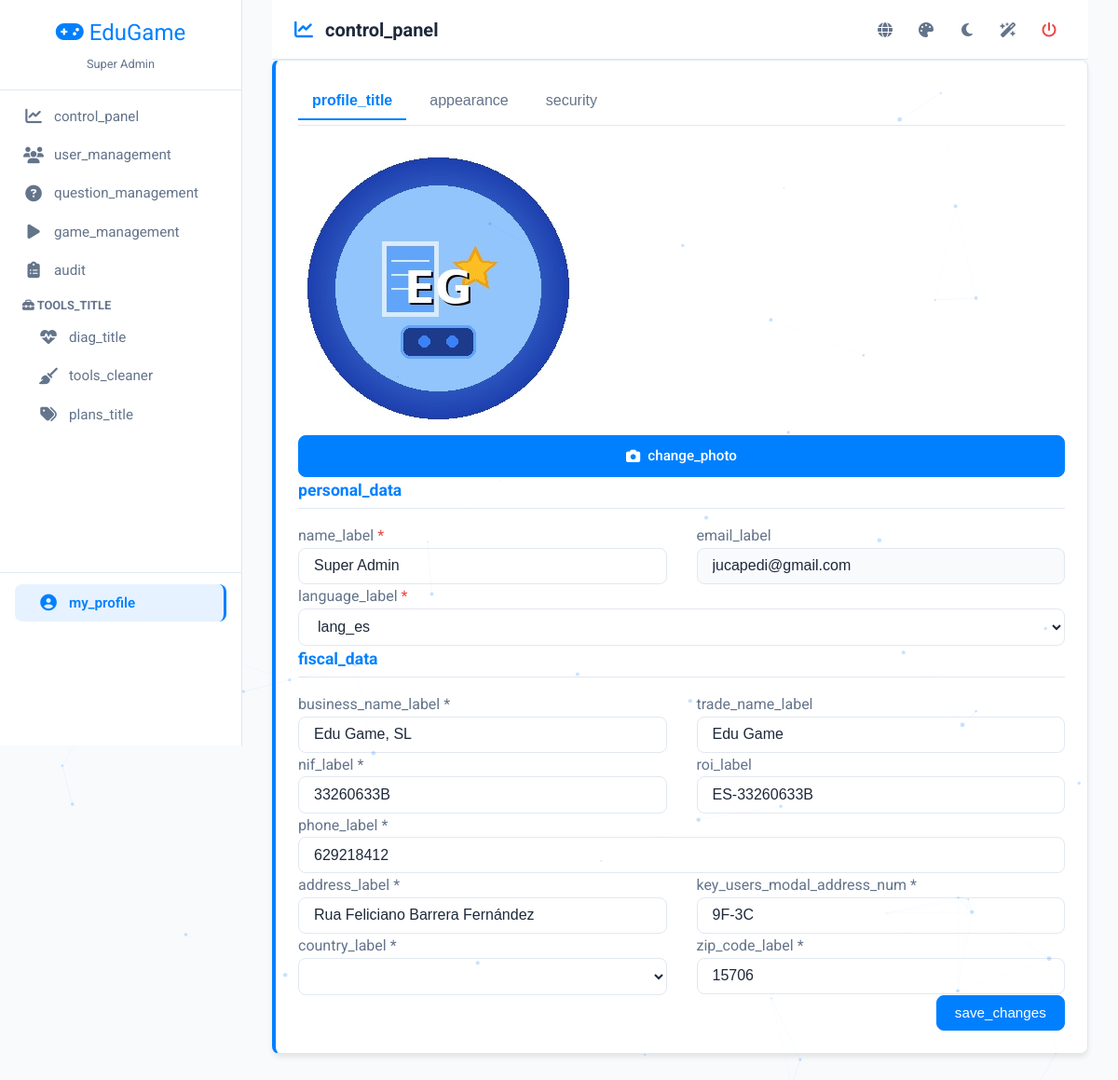
Before: /perfil (signed in) with the older database file.
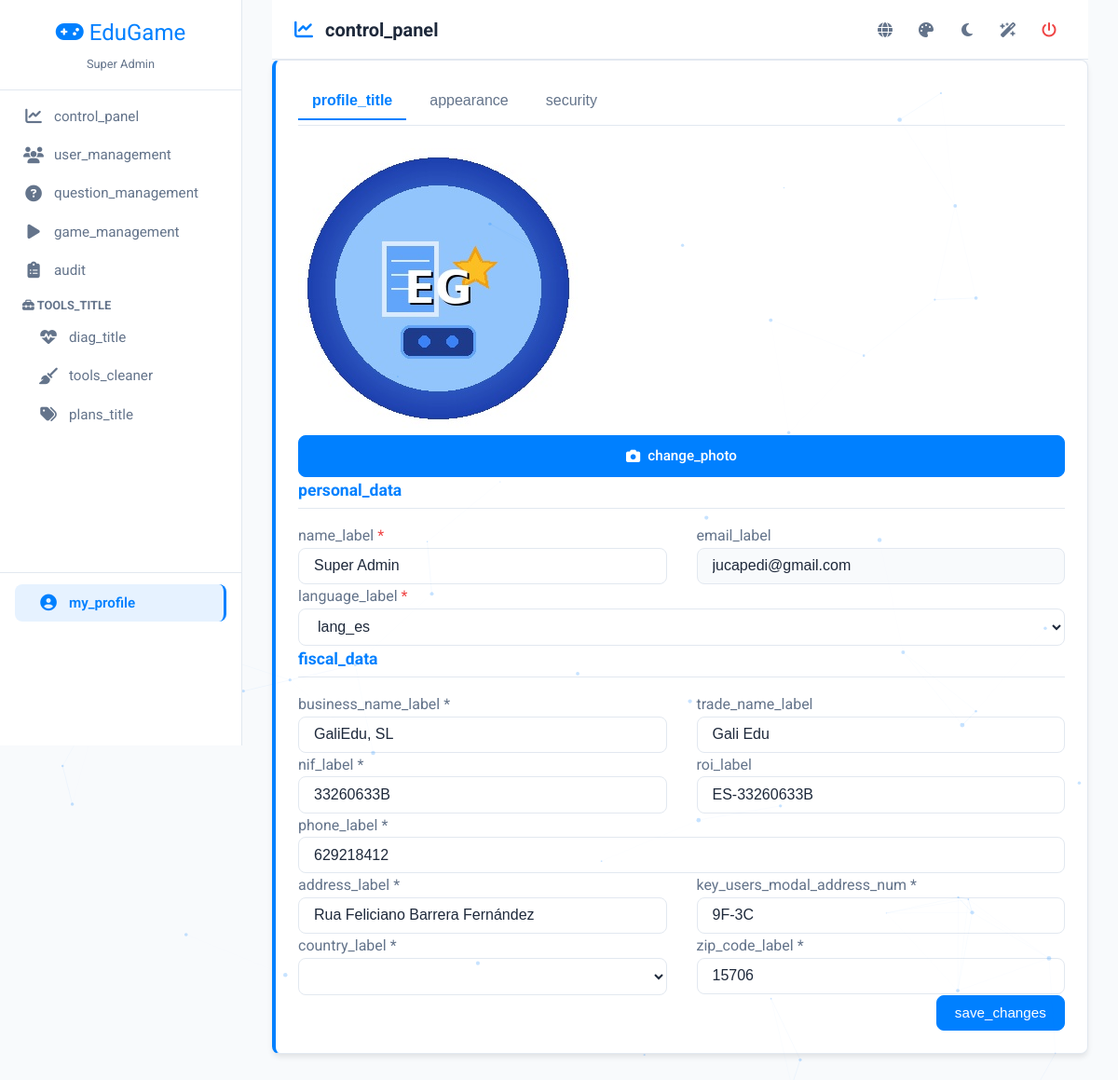
After: the same page with the newer database file.
### tables this page shows
CREATE TABLE `datos_fiscales` (
  `id_datos` int(11) NOT NULL,
  `id_usuario` int(11) NOT NULL,
  `razon_social` varchar(50) DEFAULT NULL,
  `nombre_negocio` varchar(50) DEFAULT NULL,
  `nif` varchar(20) DEFAULT NULL,
  `telefono` varchar(20) DEFAULT NULL,
  `roi` varchar(50) DEFAULT NULL,
  `direccion_numero` text DEFAULT NULL,
  `cp` varchar(10) DEFAULT NULL,
  `id_pais` char(2) DEFAULT NULL,
  `id_provincia` int(10) UNSIGNED DEFAULT NULL,
  `id_ciudad` bigint(20) DEFAULT NULL,
  `direccion` text DEFAULT NULL
);

CREATE TABLE `usuarios` (
  `id_usuario` int(11) NOT NULL,
  `nombre` varchar(50) NOT NULL,
  `correo` varchar(50) NOT NULL,
  `foto_perfil` varchar(255) DEFAULT NULL,
  `contrasena` varchar(255) NOT NULL,
  `id_rol` int(11) NOT NULL,
  `id_plan` int(11) DEFAULT 1,
  `id_padre` int(11) DEFAULT NULL COMMENT 'Para profesores de academia (id_padre = id_academia)',
  `idioma_pref` varchar(5) DEFAULT 'es' COMMENT 'Preferencia de interfaz',
  `activo` tinyint(1) DEFAULT 1 COMMENT '1=Activo, 0=Bloqueado por Superadmin',
  `creado_en` timestamp NULL DEFAULT current_timestamp(),
  `reset_token` varchar(64) DEFAULT NULL,
  `reset_expires` datetime DEFAULT NULL,
  `tema_pref` varchar(10) DEFAULT '210',
  `nick` varchar(50) DEFAULT NULL,
  `avatar_id` int(11) DEFAULT 1,
  `fecha_eliminacion` datetime DEFAULT NULL,
  `config_visual` longtext DEFAULT NULL CHECK (json_valid(`config_visual`)),
  `mostrar_branding` tinyint(1) DEFAULT 1
);

### views/perfil.php (the view, shortened to what this page needs)
<?php
$db = (new Database())->getConnection();
$uid = $_SESSION['user_id'];
$urole = $_SESSION['user_role'];
$sql = "SELECT u.*, df.razon_social, df.nombre_negocio, df.nif, df.roi, df.telefono, df.direccion, df.direccion_numero, df.cp, df.id_pais, df.id_provincia, df.id_ciudad FROM usuarios u LEFT JOIN datos_fiscales df ON u.id_usuario = df.id_usuario WHERE u.id_usuario = ?";
$stmt = $db->prepare($sql);
$stmt->execute([$uid]);
$user = $stmt->fetch(PDO::FETCH_ASSOC) ?: [];
?>
<div class="card">
    <div class="tabs-header">
        <button class="tab-btn active" onclick="openTab('edit-profile', this)"><?php echo __('profile_title'); ?></button>
        <button class="tab-btn" onclick="openTab('appearance', this)"><?php echo __('appearance'); ?></button>
        <button class="tab-btn" onclick="openTab('change-pass', this)"><?php echo __('security'); ?></button>
    </div>
    <div id="edit-profile" class="tab-content active">
        <form id="profileForm" enctype="multipart/form-data">
            <div class="profile-layout">
                <div class="avatar-section">
                    <img id="avatar-preview" class="avatar-img" src="<?php echo !empty($user['foto_perfil']) ? $user['foto_perfil'] . '?t=' . time() : 'assets/img/default-avatar.png'; ?>">
                    <?php if ($urole != 6): ?>
                        <div style="width: 100%;">
                            <label for="avatar_file" class="btn-primary" style="width:100%; cursor:pointer;">
                                <i class="fa-solid fa-camera"></i> <?php echo __('change_photo'); ?>
                            </label>
                        </div>
                    <?php endif; ?>
                </div>
                <div>
                    <h3 class="modal-section-title"><?php echo __('personal_data'); ?></h3>
                    <div class="modal-form-grid">
                        <div class="mb-4">
                            <label class="block text-muted mb-2"><?php echo __('name_label'); ?> <span class="text-danger">*</span></label>
                            <input type="text" name="nombre" class="form-control" value="<?php echo htmlspecialchars($user['nombre'] ?? ''); ?>" <?php echo $urole == 6 ? 'readonly style="background:var(--bg-body); cursor:not-allowed;"' : 'required'; ?>>
                        </div>
                        <div class="mb-4">
                            <label class="block text-muted mb-2"><?php echo __('email_label'); ?></label>
                            <input type="email" class="form-control" value="<?php echo htmlspecialchars($user['correo'] ?? ''); ?>" disabled style="background:var(--bg-body);">
                        </div>
                    </div>
                    <div class="mb-4">
                        <label class="block text-muted mb-2"><?php echo __('language_label'); ?> <span class="text-danger">*</span></label>
                        <select name="idioma_pref" class="form-control" required>
                            <option value="es" <?php echo ($user['idioma_pref'] ?? 'es') == 'es' ? 'selected' : ''; ?>><?php echo __('lang_es'); ?></option>
                        </select>
                    </div>
                    <?php if ($urole != 6): ?>
                        <h3 class="modal-section-title mt-4"><?php echo __('fiscal_data'); ?></h3>
                        <div class="modal-form-grid">
                            <div class="mb-4"><label class="block text-muted mb-2"><?php echo __('business_name_label'); ?> *</label><input type="text" name="razon_social" class="form-control" value="<?php echo htmlspecialchars($user['razon_social'] ?? ''); ?>" required></div>
                            <div class="mb-4"><label class="block text-muted mb-2"><?php echo __('trade_name_label'); ?></label><input type="text" name="nombre_negocio" class="form-control" value="<?php echo htmlspecialchars($user['nombre_negocio'] ?? ''); ?>"></div>
                        </div>
                        <div class="modal-form-grid">
                            <div class="mb-4"><label class="block text-muted mb-2"><?php echo __('nif_label'); ?> *</label><input type="text" name="nif" id="inputNif" class="form-control" value="<?php echo htmlspecialchars($user['nif'] ?? ''); ?>" style="text-transform:uppercase;" onblur="validateNifVisual(this)" required></div>
                            <div class="mb-4"><label class="block text-muted mb-2"><?php echo __('roi_label'); ?></label><input type="text" name="roi" class="form-control" value="<?php echo htmlspecialchars($user['roi'] ?? ''); ?>" style="text-transform:uppercase;"></div>
                        </div>
                        <div class="mb-4"><label class="block text-muted mb-2"><?php echo __('phone_label'); ?> *</label><input type="tel" name="telefono" class="form-control" value="<?php echo htmlspecialchars($user['telefono'] ?? ''); ?>" required></div>
                        <div class="modal-form-grid">
                            <div class="mb-4"><label class="block text-muted mb-2"><?php echo __('address_label'); ?> *</label><input type="text" name="direccion" class="form-control" value="<?php echo htmlspecialchars($user['direccion'] ?? ''); ?>" required></div>
                            <div class="mb-4"><label class="block text-muted mb-2"><?php echo __('key_users_modal_address_num'); ?> *</label><input type="text" name="direccion_numero" class="form-control" value="<?php echo htmlspecialchars($user['direccion_numero'] ?? ''); ?>" required></div>
                        </div>
                        <div class="modal-form-grid">
                            <div class="mb-4"><label class="block text-muted mb-2"><?php echo __('country_label'); ?> *</label><select name="id_pais" id="selectPais" class="form-control" onchange="toggleAddressFields()" required></select></div>
                            <div class="mb-4"><label class="block text-muted mb-2"><?php echo __('zip_code_label'); ?> *</label><input type="text" name="cp" class="form-control" value="<?php echo htmlspecialchars($user['cp'] ?? ''); ?>" required></div>
                        </div>
                        <div class="text-right mt-4"><button type="submit" class="btn-primary"><?php echo __('save_changes'); ?></button></div>
                    <?php else: ?>
                        <div class="text-right mt-4"><button type="submit" class="btn-primary">Guardar Idioma</button></div>
                    <?php endif; ?>
                </div>
            </div>
        </form>
    </div>
</div>

### index.php (shortened to what this page needs)
<?php
$view = $_GET['view'] ?? 'dashboard';
if (!isset($_GET['view'])) {
    $request_uri = strtok($_SERVER['REQUEST_URI'], '?');
    $script_name = $_SERVER['SCRIPT_NAME'];
    $base_path = str_replace('/index.php', '', $script_name);
    $route = str_replace($base_path, '', $request_uri);
    $clean_route = trim($route, '/');
    if ($clean_route && $clean_route !== 'index.php') {
        $view = $clean_route;
    }
}
$current_lang = $_SESSION['lang'] ?? 'es';
$trans_file = __DIR__ . "/locales/i18n.{$current_lang}.json";
$translations = file_exists($trans_file) ? json_decode(file_get_contents($trans_file), true) : [];
function __($key) { global $translations; return $translations[$key] ?? $key; }
$isCleanView = ($view === 'proyector');
?>
<!DOCTYPE html>
<html lang="<?php echo $current_lang; ?>">
<head>
    <link rel="stylesheet" href="https://cdnjs.cloudflare.com/ajax/libs/font-awesome/6.4.0/css/all.min.css">
    <link rel="stylesheet" href="assets/css/style.css?v=2.3">
</head>
<body>
    <?php if (!$isCleanView) include 'includes/sidebar.php'; ?>
    <main class="<?php echo $isCleanView ? '' : 'main-content'; ?>">
        <?php if (!$isCleanView) include 'includes/header.php'; ?>
        <div class="content-scroll-area">
            <?php
            $file = "views/{$view}.php";
            if (file_exists($file)) include $file;
            else echo "<div class='card'><h2>Error 404</h2><p>Vista no encontrada.</p></div>";
            ?>
        </div>
    </main>
</body>
</html>

### includes/sidebar.php (shortened to what this page needs)
<?php
$role = $_SESSION['user_role'] ?? 0;
function isActive($viewName) {
    global $view;
    return $view === $viewName ? 'active' : '';
}
?>
<aside class="sidebar" id="sidebar" style="display: flex; flex-direction: column; height: 100vh;">
    <div class="sidebar-header" style="text-align: center; border-bottom: 1px solid var(--border-color); flex-shrink: 0;">
        <h2 style="color: var(--primary); font-size: 1.5rem; margin: 0;">
            <i class="fa-solid fa-gamepad"></i> EduGame
        </h2>
        <div style="font-size: 0.8rem; color: var(--text-muted); margin-top: 5px;">
            <?php echo $_SESSION['user_name'] ?? 'Usuario'; ?>
        </div>
    </div>
    <nav id="sidebar-nav" style="flex: 1; padding: 0.5rem 0;">
        <a href="panel-de-control" class="nav-item <?php echo isActive('panel-de-control'); ?>">
            <i class="fa-solid fa-chart-line"></i>
            <?php echo __('control_panel'); ?>
        </a>
        <?php if (in_array($role, [1, 2])): ?>
        <a href="usuarios" class="nav-item <?php echo isActive('usuarios'); ?>">
            <i class="fa-solid fa-users"></i>
            <?php echo ($role == 1) ? __('user_management') : __('user_management'); ?>
        </a>
        <?php endif; ?>
        <?php if ($role != 6):  ?>
        <a href="preguntas" class="nav-item <?php echo isActive('preguntas'); ?>">
            <i class="fa-solid fa-circle-question"></i>
            <?php echo __('question_management'); ?>
        </a>
        <?php endif; ?>
        <a href="partidas" class="nav-item <?php echo isActive('partidas'); ?>">
            <i class="fa-solid fa-play"></i>
            <?php echo ($role == 6) ? 'Mi Historial' : __('game_management'); ?>
        </a>
        <?php if ($role != 6):  ?>
        <a href="auditoria" class="nav-item <?php echo isActive('auditoria'); ?>">
            <i class="fa-solid fa-clipboard-list"></i>
            <?php echo __('audit'); ?>
        </a>
        <?php endif; ?>
        <?php if (in_array($role, [1, 2, 4])):  ?>
        <div class="nav-group-label" style="padding-left: 1.5rem; font-size: 0.8rem; text-transform: uppercase; color: var(--text-muted); font-weight: bold;">
            <i class="fa-solid fa-toolbox"></i>
            <?php echo __('tools_title'); ?>
        </div>
        <a href="diagnostico" class="nav-item <?php echo isActive('diagnostico'); ?>" style="padding-left: 2.5rem;">
            <i class="fa-solid fa-heart-pulse"></i>
            <?php echo __('diag_title'); ?>
        </a>
        <?php if ($role == 1): ?>
        <a href="limpieza" class="nav-item <?php echo isActive('limpieza'); ?>" style="padding-left: 2.5rem;">
            <i class="fa-solid fa-broom"></i>
            <?php echo __('tools_cleaner'); ?>
        </a>
		<a href="planes" class="nav-item <?php echo isActive('planes'); ?>" style="padding-left: 2.5rem;">
            <i class="fa-solid fa-tags"></i>
            <?php echo __('plans_title'); ?>
        </a>
        <?php endif; ?>
        <?php endif; ?>
    </nav>
    <div class="sidebar-footer" style="border-top: 1px solid var(--border-color); flex-shrink: 0;">
        <a href="perfil" class="nav-item <?php echo isActive('perfil'); ?>" style="border-radius: var(--radius);">
            <?php if(isset($_SESSION['user_photo']) && !empty($_SESSION['user_photo'])): ?>
                <img src="<?php echo $_SESSION['user_photo'].'?t='.time(); ?>" alt="Profile" style="width:30px; height:30px; border-radius:50%; margin-right:10px; object-fit:cover;">
            <?php else: ?>
                <i class="fa-solid fa-user-circle" style="margin-right: 10px;"></i>
            <?php endif; ?>
            <span><?php echo __('my_profile'); ?></span>
        </a>
    </div>
</aside>

### includes/header.php (shortened to what this page needs)
<?php
$vista = $_GET['view'] ?? 'dashboard';
$headerData = [
    'dashboard' => ['icon' => 'fa-chart-line', 'title' => __('control_panel')],
    'usuarios' => ['icon' => 'fa-users', 'title' => __('user_management')],
    'partidas' => ['icon' => 'fa-play', 'title' => __('game_management')],
    'preguntas' => ['icon' => 'fa-circle-question', 'title' => __('question_management')],
    'facturacion' => ['icon' => 'fa-file-invoice-dollar', 'title' => __('billing')],
    'perfil' => ['icon' => 'fa-user-circle', 'title' => __('my_profile')],
    'config' => ['icon' => 'fa-gears', 'title' => __('configuration')],
    'proyector' => ['icon' => 'fa-tv', 'title' => 'Proyector']
];
$currentIcon = $headerData[$vista]['icon'] ?? 'fa-folder';
$currentTitle = $headerData[$vista]['title'] ?? ucfirst($vista);
?>
<header class="top-header">
    <div class="header-left">
        <h1 class="header-page-title">
            <i class="fa-solid <?php echo $currentIcon; ?>"></i>
            <span><?php echo $currentTitle; ?></span>
        </h1>
    </div>
    <div class="header-actions">
        <div class="dropdown-wrapper">
            <button class="btn-icon btn-mini" onclick="toggleHeaderMenu('langMenu')" title="Cambiar Idioma">
                <i class="fa-solid fa-globe"></i>
            </button>
        </div>
        <div class="dropdown-wrapper">
            <button class="btn-icon btn-mini" onclick="toggleHeaderMenu('colorMenu')" title="Tema de Color">
                <i class="fa-solid fa-palette"></i>
            </button>
        </div>
        <button onclick="toggleTheme()" class="btn-icon btn-mini" title="<?php echo __('night_mode'); ?>">
            <i class="fa-solid fa-moon"></i>
        </button>
        <button onclick="toggleBackgroundEffect()" class="btn-icon btn-mini" title="<?php echo __('spectacular_background_effect'); ?>">
            <i class="fa-solid fa-wand-magic-sparkles"></i>
        </button>
        <a href="logout" onclick="sessionStorage.clear();" class="btn-icon btn-mini btn-logout-custom" title="Cerrar Sesión">
            <i class="fa-solid fa-power-off"></i>
        </a>
    </div>
</header>

### includes/sidebar.php (style rules this page uses)
.sidebar-header { padding: 1rem 1.5rem !important; }
.sidebar-footer { padding: 0.75rem 1rem !important; }
.sidebar .nav-item { padding-top: 0.5rem !important; padding-bottom: 0.5rem !important; margin-bottom: 1px !important; font-size: 0.95rem; }
.sidebar .nav-group-label { margin-top: 0.5rem !important; margin-bottom: 0.2rem !important; padding-top: 0 !important; }
#sidebar-nav { overflow-y: auto; scrollbar-width: none; -ms-overflow-style: none; }

Changed rows visible on the page:
changed datos_fiscales "ES-33260633B": razon_social "Edu Game, SL" → "GaliEdu, SL"; nombre_negocio "Edu Game" → "Gali Edu"
